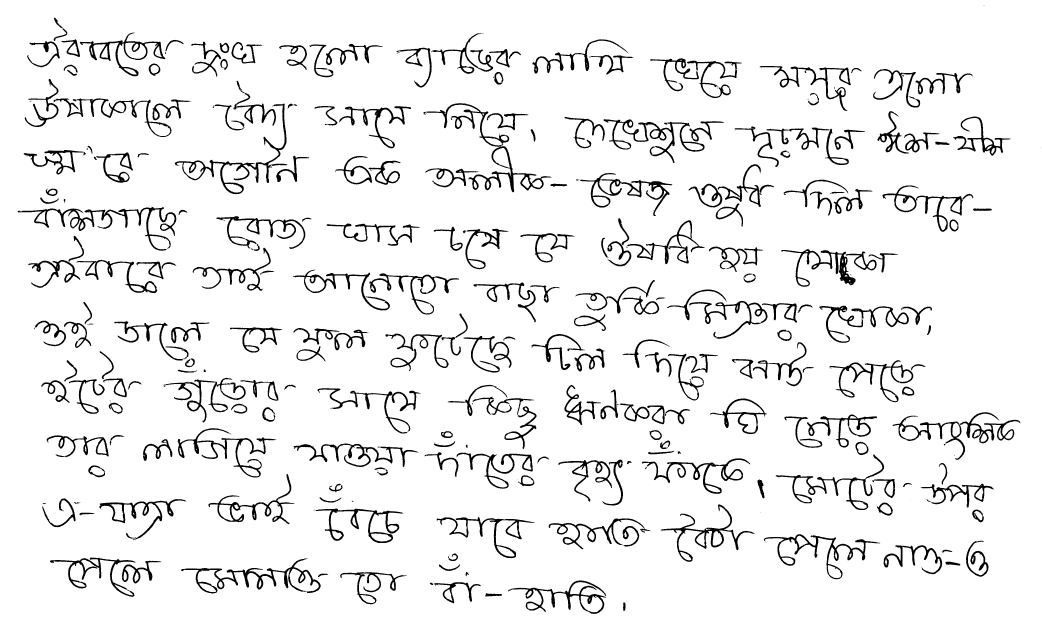
#> input picture cropped.png, 4166 x 2546 px (shown at 1/4 size)
$ python check_straight_lines.py
#> lines starting #> are read from the running program, lines starting #| are printed output that depends on the picture; after the words box and inside, x2 and y2 are one past the last pixel; in counts of white or black regions, pixels touching at a corner belong together
# aim is to check how many straight lines there are
import cv2 as cv
import numpy as np

def display_image(curimg, imgname):
    resized_image = cv.resize(curimg, (600, 700), interpolation=cv.INTER_AREA)
    cv.imshow(imgname, resized_image)
    cv.waitKey(0)
    cv.destroyAllWindows()


cropped_img = cv.imread('cropped.png',0)
#> cropped_img: shape (2546, 4166); 93.4% white; 408 black regions (136 under 20 px), largest, box (x1, y1, x2, y2) and area: (1693, 413, 2206, 769) 14946, (71, 828, 706, 1003) 14091, (725, 2234, 1283, 2374) 12712
ret, bin_image = cv.threshold(cropped_img, 155, 255, cv.THRESH_BINARY)


working_image = cv.bitwise_not(bin_image)
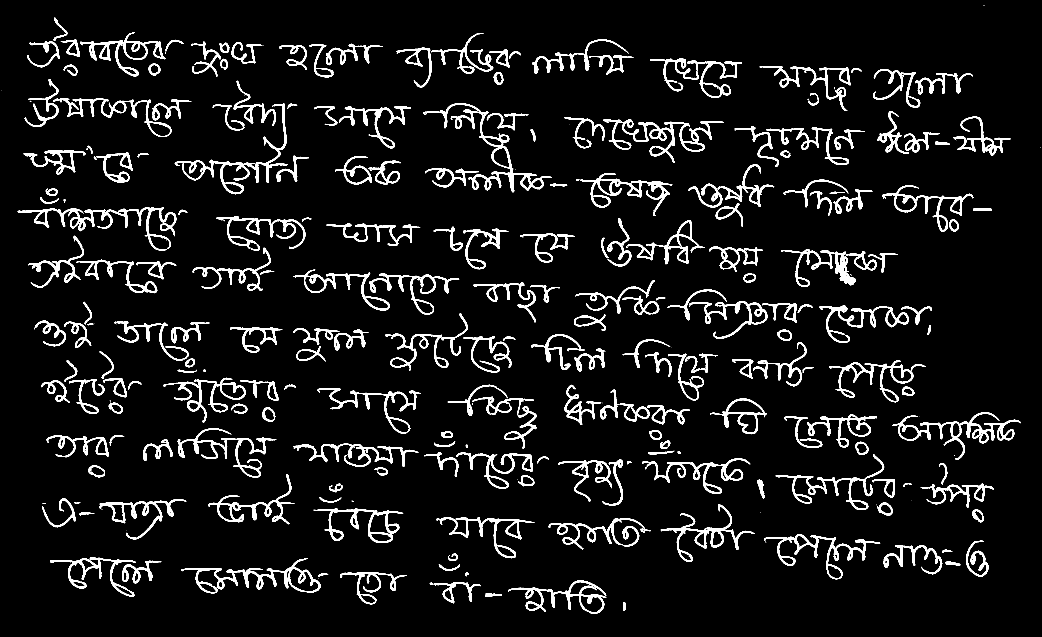
#> working_image: shape (2546, 4166) (shown at 1/4 size); 6.6% white; 408 white regions (136 under 20 px), largest, box (x1, y1, x2, y2) and area: (1693, 413, 2206, 769) 14946, (71, 828, 706, 1003) 14091, (725, 2234, 1283, 2374) 12712
# display_image(cropped_img, 'cropped_img')
# display_image(bin_image, 'bin image')
display_image(working_image, 'working_image')
#> in display_image, `resized_image = cv.resize(curimg, (600, 700), interpolation=cv.INTER_A..`:
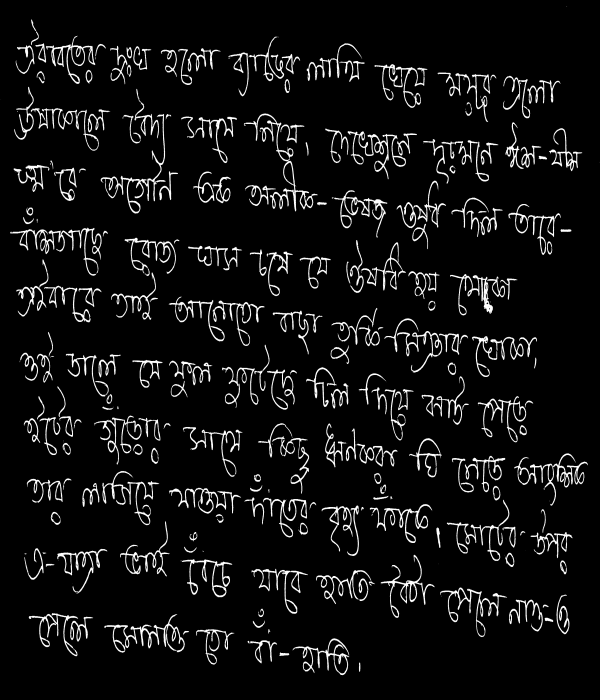
#> resized_image: shape (700, 600); min 0, max 255, mean 16.9

''' PROBABLY THE MASK SIZE AND IMAGE SIZE NEEDS TO BE SAME '''

# mask = np.zeros((5,15), np.uint8)
mask = np.zeros(working_image.shape[:2], dtype=np.uint8)
mask[:, :] = 0
# mask[1:3, 0:15] = 255 ### ei figure ta loop er moddhe modify korte jete jobe, aager line tao include korte hobe

# mask = mask.astype(np.uint8)
# cv.imwrite("white_mask.jpg", mask)
cv.imwrite("black_mask.png", mask)
# [10 lines of commented-out code are left out]

working_image2 = np.array(working_image)

'''
puro 1 ghonta time laglo run korte sala
for i in range(80,len(working_image)-5,5):
    for j in range(0,len(working_image)-15,15):
        mask[i:i+5, j:j+15] = 255
        masked_img = cv.bitwise_and(working_image, working_image, mask=mask)
        white_pix_count = np.sum(masked_img==255)
        if white_pix_count > 50:
            working_image2[i:i+5, j:j+15] = 255
        else:
            working_image2[i:i+5, j:j+15] = 0
            # print("i ", i, "j ", j, "white pix count = ", white_pix_count)
        mask[i:i+5, j:j+15] = 0

cv.imwrite("straight_lines_img.png", working_image2)
'''


'''
TRYING A MANUAL APPROACH

1 x row length er matrix diye try kori
after all that is found we'll count number of connected components
and compare the number of connected components for finding a metric
'''

# LINE COUNT = 50
